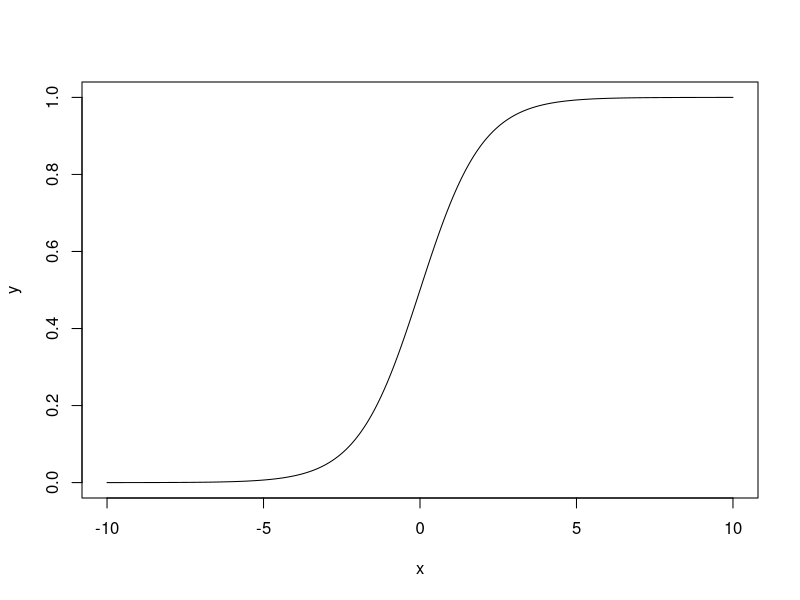

Reproduce this figure in R.
## ---- chunk 1
x<-seq(-10,10,0.01)
y<-1/(1+exp(-x))
plot(x,y,type='l')
